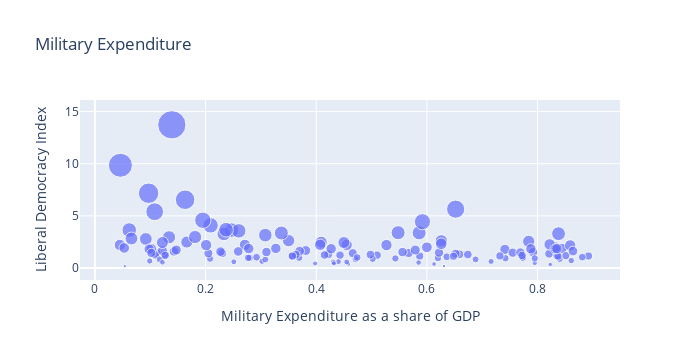

The notebook cell saved with this chart:
### Code cell
# Assuming df_cleaned and military_expenditure_gdp_clean are your dataframes
# Merge the dataframes on 'Entity' and 'Year'

# Merge the filtered dataframes
merged_df_2016 = pd.merge(df_cleaned_2017, filtered_df, on=['Entity', 'Year'])


# Plotting
# Create a scatter plot using Plotly
fig = px.scatter(
    merged_df_2016,
    y='Military expenditure as a share of GDP (OWID calculated based on NMC, COW & SIPRI (2017))',
    x='Liberal democracy index (best estimate, aggregate: average)',
    hover_name='Entity',  # Display country names on hover
    title='Military Expenditure',
    size='Military expenditure as a share of GDP (OWID calculated based on NMC, COW & SIPRI (2017))',
    width=700,
    #labels={
    #    'x': 'Military Expenditure as a share of GDP',
    #    'y': 'Liberal Democracy Index'
    #},
    template='plotly'
)
fig.update_layout(
    xaxis_title='Military Expenditure as a share of GDP',
    yaxis_title='Liberal Democracy Index'
)

# Update the text position for better readability
fig.update_traces(textposition='bottom center')
fig.write_html('plots/militzry_spending.html')

fig.show()

### Figure 1 — Plotly figure (JSON) as saved in the notebook; plotly's stock layout.template omitted (floating-point values rounded to 4 significant figures; data arrays with more than 128 entries replaced by an {"elided": "..."} marker saying what was removed)
{"data": [{"hovertemplate": "<b>%{hovertext}</b><br><br>Liberal democracy index (best estimate, aggregate: average)=%{x}<br>Military expenditure as a share of GDP (OWID calculated based on NMC, COW & SIPRI (2017))=%{marker.size}<extra></extra>", "hovertext": {"elided": "135 str values"}, "legendgroup": "", "marker": {"color": "#636efa", "size": {"elided": "135 float values"}, "sizemode": "area", "sizeref": 0.03433, "symbol": "circle"}, "mode": "markers", "name": "", "orientation": "v", "showlegend": false, "textposition": "bottom center", "type": "scatter", "x": {"elided": "135 float values"}, "xaxis": "x", "y": {"elided": "135 float values"}, "yaxis": "y"}], "layout": {"height": 360, "legend": {"itemsizing": "constant", "tracegroupgap": 0}, "title": {"text": "Military Expenditure"}, "width": 700, "xaxis": {"anchor": "y", "autorange": true, "domain": [0, 1], "range": [-0.02701, 0.9491], "title": {"text": "Military Expenditure as a share of GDP"}, "type": "linear"}, "yaxis": {"anchor": "x", "autorange": true, "domain": [0, 1], "range": [-1.151, 16.11], "title": {"text": "Liberal Democracy Index"}, "type": "linear"}}}
